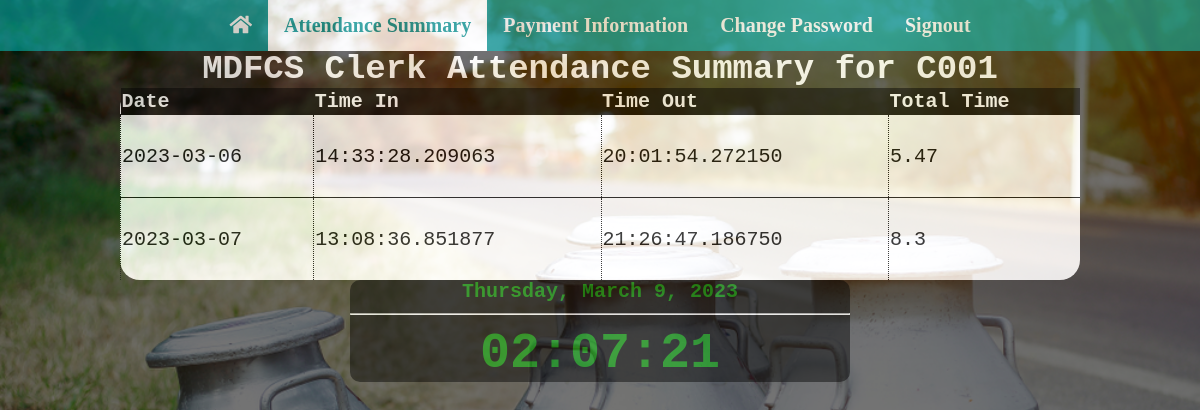
Page /attendancesummary (signed in) on the committed database.
### Clerk Portal.py (models this page shows)
class ClerkPortal(db.Model):
    clerk_username = db.Column(db.String, primary_key=True)
    clerk_id = db.Column(db.String, db.ForeignKey('clerks.clerk_id'))
    clerk_password = db.Column(db.String)

class Attendance(db.Model):
    clerk_id_date = db.Column(db.String, primary_key=True)
    clerk_id = db.Column(db.String, db.ForeignKey('clerks.clerk_id'))
    date = db.Column(db.Date)
    time_in = db.Column(db.Time)
    time_out = db.Column(db.Time)
    total_time = db.Column(db.Float)

### Clerk Portal.py (the view)
@app.route("/attendancesummary")
def attendancesummary():
    if "clerkusername" in session:
        clerkusername = session["clerkusername"]
        c_id = ClerkPortal.query.filter_by(clerk_username=clerkusername).first().clerk_id
        summary = Attendance.query.filter_by(clerk_id=c_id).all()
        return render_template("summary.html", summary=summary, id=c_id)
    else:
        return redirect(url_for("clerk_signin"))

### templates/summary.html (shortened to what this page needs)
{% extends "Clerk_base.html" %}
{% block content %}
<table>
    <caption>MDFCS Clerk Attendance Summary for {{id}}</caption>
    <tr style="color: #ffffff; background-color: #000000">
        <th>Date</th>
        <th>Time In</th>
        <th>Time Out</th>
        <th>Total Time</th>
    </tr>
{% for record in summary %}
<tr>
<td>{{record.date}}</td>
<td>{{(record.time_in)}}</td>
<td>{{record.time_out}}</td>
<td>{{record.total_time}}</td>
</tr>
{% endfor %}
</table>
{% endblock %}

### static/base_style.css (style rules this page uses)
html, body { min-height: 100%; }
body { text-align: center; background: rgba(0,0,255,0.5) url("can.png") no-repeat; font-size: 20px; font-family: 'Times New Roman', Times, serif; background-size: cover; opacity: 75%; color-scheme: dark; }
table { border:1px; border-collapse: collapse; border-radius: 20px; margin:auto; width:80%; text-align: left; align-self:center; font-family: 'Courier New', Courier, monospace; background-color: white; }
tr { border-top: 1px solid black; }
td { height: 80px; border-left: 1px dotted black; }
caption { font-size: 34px; font-weight: bold; color:white; }

### rows in the picture
ClerkPortal: clerk "C001"
Attendance: date "2023-03-06", time_in "14:33:28.209063", time_out "20:01:54.272150", total_time "5.47"
Attendance: date "2023-03-07", time_in "13:08:36.851877", time_out "21:26:47.186750", total_time "8.3"
